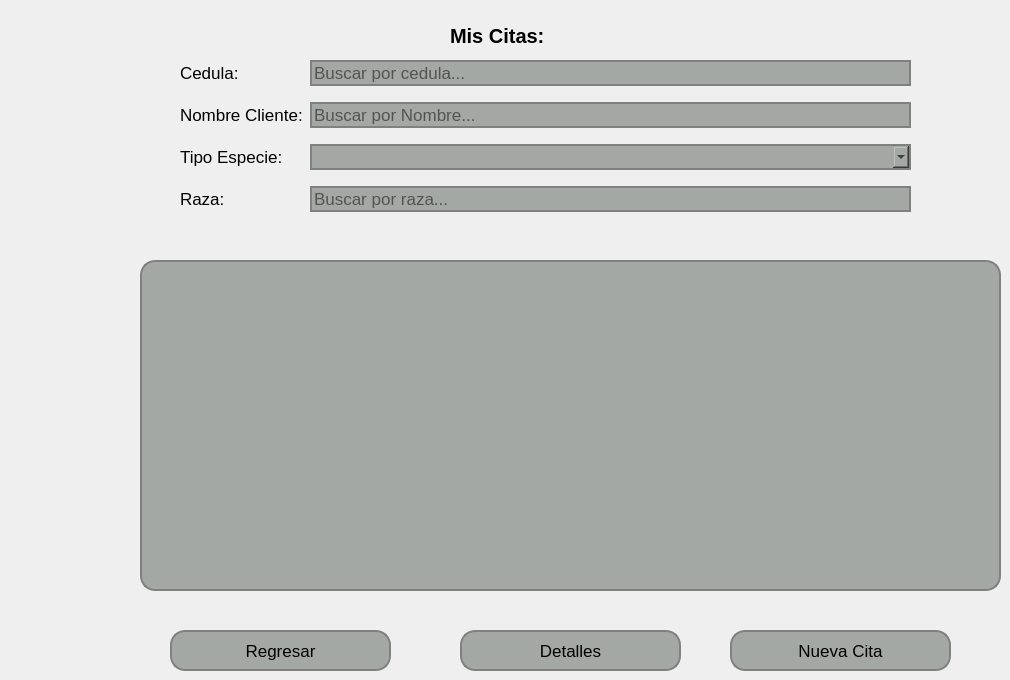
   <widget class="QWidget" name="pageTarifas">
    <widget class="QWidget" name="formLayoutWidget_6">
     <property name="geometry">
      <rect>
       <x>180</x>
       <y>60</y>
       <width>731</width>
       <height>182</height>
      </rect>
     </property>
     <layout class="QFormLayout" name="formLayout_6">
      <property name="horizontalSpacing">
       <number>7</number>
      </property>
      <property name="verticalSpacing">
       <number>16</number>
      </property>
      <item row="0" column="0">
       <widget class="QLabel" name="label_53">
        <property name="font">
         <font>
          <pointsize>13</pointsize>
         </font>
        </property>
        <property name="text">
         <string>Cedula: </string>
        </property>
       </widget>
      </item>
      <item row="0" column="1">
       <widget class="QLineEdit" name="lineEditCedulaCitas">
        <property name="font">
         <font>
          <pointsize>13</pointsize>
         </font>
        </property>
        <property name="styleSheet">
         <string notr="true">    background-color: #a4a8a5; /* Color del botón */
    border-radius: 15px;       /* Borde redondeado, ajusta el valor para más curvatura */
    border: 2px solid #808080; /* Opcional: agrega un borde de color gris */</string>
        </property>
        <property name="placeholderText">
         <string>Buscar por cedula...</string>
        </property>
       </widget>
      </item>
      <item row="1" column="0">
       <widget class="QLabel" name="label_54">
        <property name="font">
         <font>
          <pointsize>13</pointsize>
         </font>
        </property>
        <property name="text">
         <string>Nombre Cliente:</string>
        </property>
       </widget>
      </item>
      <item row="1" column="1">
       <widget class="QLineEdit" name="lineEditNombreCitas">
        <property name="font">
         <font>
          <pointsize>13</pointsize>
         </font>
        </property>
        <property name="styleSheet">
         <string notr="true">    background-color: #a4a8a5; /* Color del botón */
    border-radius: 15px;       /* Borde redondeado, ajusta el valor para más curvatura */
    border: 2px solid #808080; /* Opcional: agrega un borde de color gris */</string>
        </property>
        <property name="placeholderText">
         <string>Buscar por Nombre...</string>
        </property>
       </widget>
      </item>
      <item row="2" column="0">
       <widget class="QLabel" name="label_56">
        <property name="font">
         <font>
          <pointsize>13</pointsize>
         </font>
        </property>
        <property name="text">
         <string>Tipo Especie:</string>
        </property>
       </widget>
      </item>
      <item row="2" column="1">
       <widget class="QComboBox" name="comboBoxTipoEspecieCitas">
        <property name="font">
         <font>
          <pointsize>13</pointsize>
         </font>
        </property>
        <property name="styleSheet">
         <string notr="true">    background-color: #a4a8a5; /* Color del botón */
    border-radius: 15px;       /* Borde redondeado, ajusta el valor para más curvatura */
    border: 2px solid #808080; /* Opcional: agrega un borde de color gris */</string>
        </property>
       </widget>
      </item>
      <item row="3" column="0">
       <widget class="QLabel" name="label_57">
        <property name="font">
         <font>
          <pointsize>13</pointsize>
         </font>
        </property>
        <property name="text">
         <string>Raza:</string>
        </property>
       </widget>
      </item>
      <item row="3" column="1">
       <widget class="QLineEdit" name="lineEditRazaCitas">
        <property name="font">
         <font>
          <pointsize>13</pointsize>
         </font>
        </property>
        <property name="styleSheet">
         <string notr="true">    background-color: #a4a8a5; /* Color del botón */
    border-radius: 15px;       /* Borde redondeado, ajusta el valor para más curvatura */
    border: 2px solid #808080; /* Opcional: agrega un borde de color gris */</string>
        </property>
        <property name="placeholderText">
         <string>Buscar por raza...</string>
        </property>
       </widget>
      </item>
     </layout>
    </widget>
    <widget class="QPushButton" name="pushButtonRegresarCitas">
     <property name="geometry">
      <rect>
       <x>170</x>
       <y>630</y>
       <width>221</width>
       <height>41</height>
      </rect>
     </property>
     <property name="font">
      <font>
       <pointsize>13</pointsize>
      </font>
     </property>
     <property name="styleSheet">
      <string notr="true">QPushButton {
    background-color: #a4a8a5; /* Color del botón */
    border-radius: 15px;       /* Borde redondeado, ajusta el valor para más curvatura */
    border: 2px solid #808080; /* Opcional: agrega un borde de color gris */

}

QPushButton:hover {
    background-color: #b0b5b0; /* Color al pasar el mouse */
}

QPushButton:pressed {
    background-color: #8f938f; /* Color al hacer clic */
}
</string>
     </property>
     <property name="text">
      <string>Regresar</string>
     </property>
    </widget>
    <widget class="QTableWidget" name="tableWidgetListaCitas">
     <property name="geometry">
      <rect>
       <x>140</x>
       <y>260</y>
       <width>861</width>
       <height>331</height>
      </rect>
     </property>
     <property name="styleSheet">
      <string notr="true">    background-color: #a4a8a5; /* Color del botón */
    border-radius: 15px;       /* Borde redondeado, ajusta el valor para más curvatura */
    border: 2px solid #808080; /* Opcional: agrega un borde de color gris */</string>
     </property>
    </widget>
    <widget class="QPushButton" name="pushButtonDetallesCita">
     <property name="geometry">
      <rect>
       <x>460</x>
       <y>630</y>
       <width>221</width>
       <height>41</height>
      </rect>
     </property>
     <property name="font">
      <font>
       <pointsize>13</pointsize>
      </font>
     </property>
     <property name="styleSheet">
      <string notr="true">QPushButton {
    background-color: #a4a8a5; /* Color del botón */
    border-radius: 15px;       /* Borde redondeado, ajusta el valor para más curvatura */
    border: 2px solid #808080; /* Opcional: agrega un borde de color gris */

}

QPushButton:hover {
    background-color: #b0b5b0; /* Color al pasar el mouse */
}

QPushButton:pressed {
    background-color: #8f938f; /* Color al hacer clic */
}
</string>
     </property>
     <property name="text">
      <string>Detalles</string>
     </property>
    </widget>
    <widget class="QLabel" name="label_38">
     <property name="geometry">
      <rect>
       <x>450</x>
       <y>20</y>
       <width>131</width>
       <height>31</height>
      </rect>
     </property>
     <property name="font">
      <font>
       <pointsize>15</pointsize>
       <weight>75</weight>
       <bold>true</bold>
      </font>
     </property>
     <property name="text">
      <string>Mis Citas:</string>
     </property>
    </widget>
    <widget class="QPushButton" name="pushButtonNuevaCita">
     <property name="geometry">
      <rect>
       <x>730</x>
       <y>630</y>
       <width>221</width>
       <height>41</height>
      </rect>
     </property>
     <property name="font">
      <font>
       <pointsize>13</pointsize>
      </font>
     </property>
     <property name="styleSheet">
      <string notr="true">QPushButton {
    background-color: #a4a8a5; /* Color del botón */
    border-radius: 15px;       /* Borde redondeado, ajusta el valor para más curvatura */
    border: 2px solid #808080; /* Opcional: agrega un borde de color gris */

}

QPushButton:hover {
    background-color: #b0b5b0; /* Color al pasar el mouse */
}

QPushButton:pressed {
    background-color: #8f938f; /* Color al hacer clic */
}
</string>
     </property>
     <property name="text">
      <string>Nueva Cita</string>
     </property>
    </widget>
   </widget>
